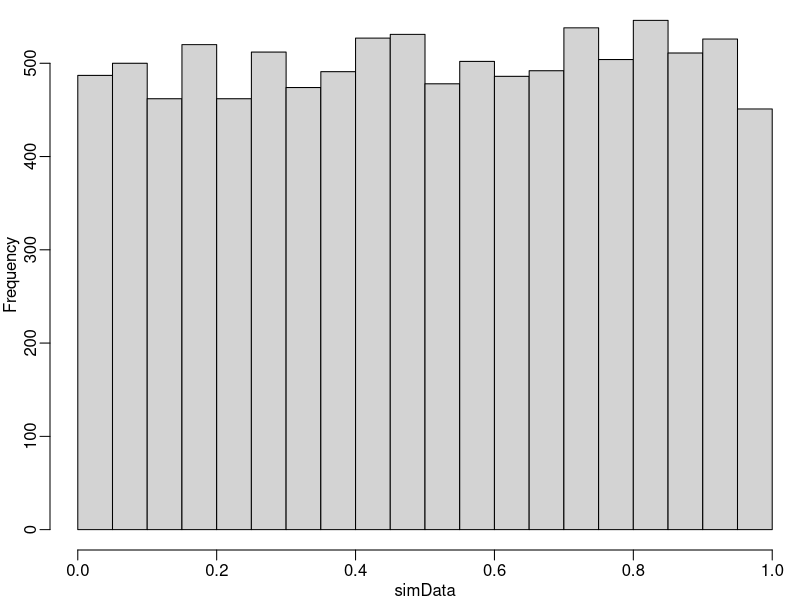
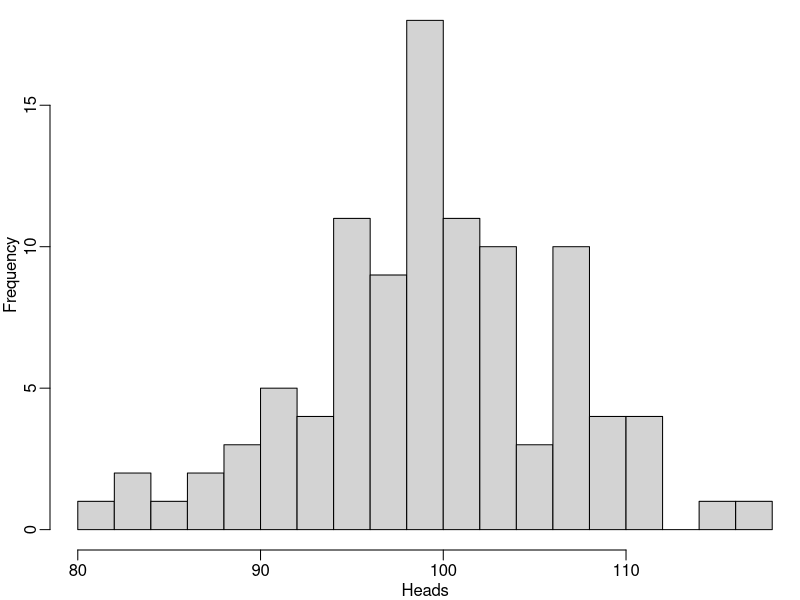
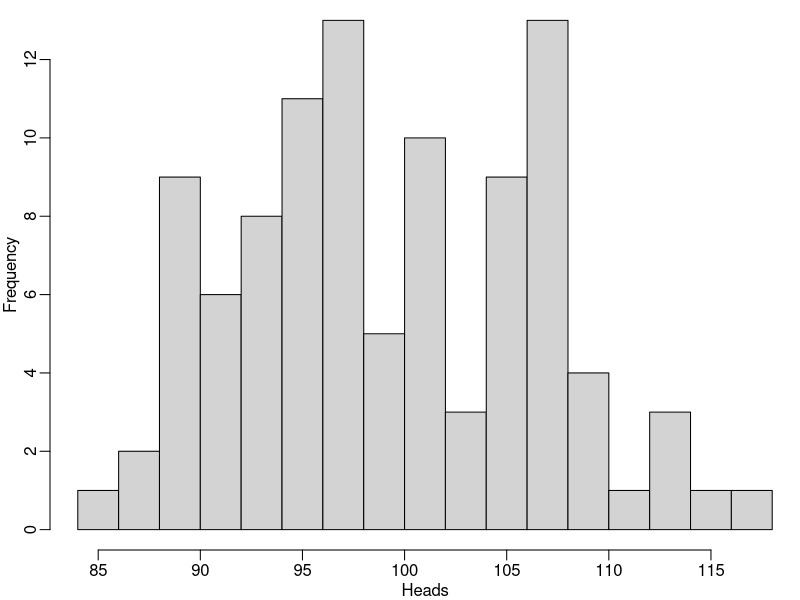

Write R code to recreate these figures, in order.
pdf("images/chapter_1/simunif1.pdf",width=5, height=3)
par(mar = c(2.5, 2.5, 0, 0), mgp = c(1.5, 0.5, 0))
#label===ch1sec2-1
# Generate 10,000 points from a uniform distribution
set.seed(210313)
n <- 10000
simData <- runif(n)
hist(simData, main="")
#===end
dev.off()

 
#label===ch1sec2-2
n <- 10000
simData <- runif(n, min=1, max=5)
#===end

# Simulate 200 coin-flips, using the runif function:
#label===ch1sec2-3
set.seed(220513)
ntrials <- 200
cat("Number of Heads is: ", sum(runif(ntrials) < 0.5), "\n")
#===end

pdf("images/chapter_1/simunif2.pdf", width=5, height=3)
par(mar = c(2.5, 2.5, 0, 0), mgp = c(1.5, 0.5, 0))
#label===ch1sec2-4
set.seed(442886)
ntrials <- 200  # the number of coin-tosses in each experiment
nreps <- 100  # the number of experiments
Heads <- rep(0, nreps)  # A vector to store the results (initialize with 0s)
for (i in 1:nreps) {
  Heads[i] <- sum((runif(ntrials) < 0.5))
}
hist(Heads, breaks=20, main="")
#===end
dev.off()

pdf("images/chapter_1/simunif3.pdf", width=5, height=3)
par(mar = c(2.5, 2.5, 0, 0), mgp = c(1.5, 0.5, 0))
#label===ch1sec2-5
set.seed(442886)
nreps <- 100
ntrials <- 200
Heads <- rbinom(nreps, ntrials, 0.5)
hist(Heads, breaks=20, main="")
#===end
dev.off()
